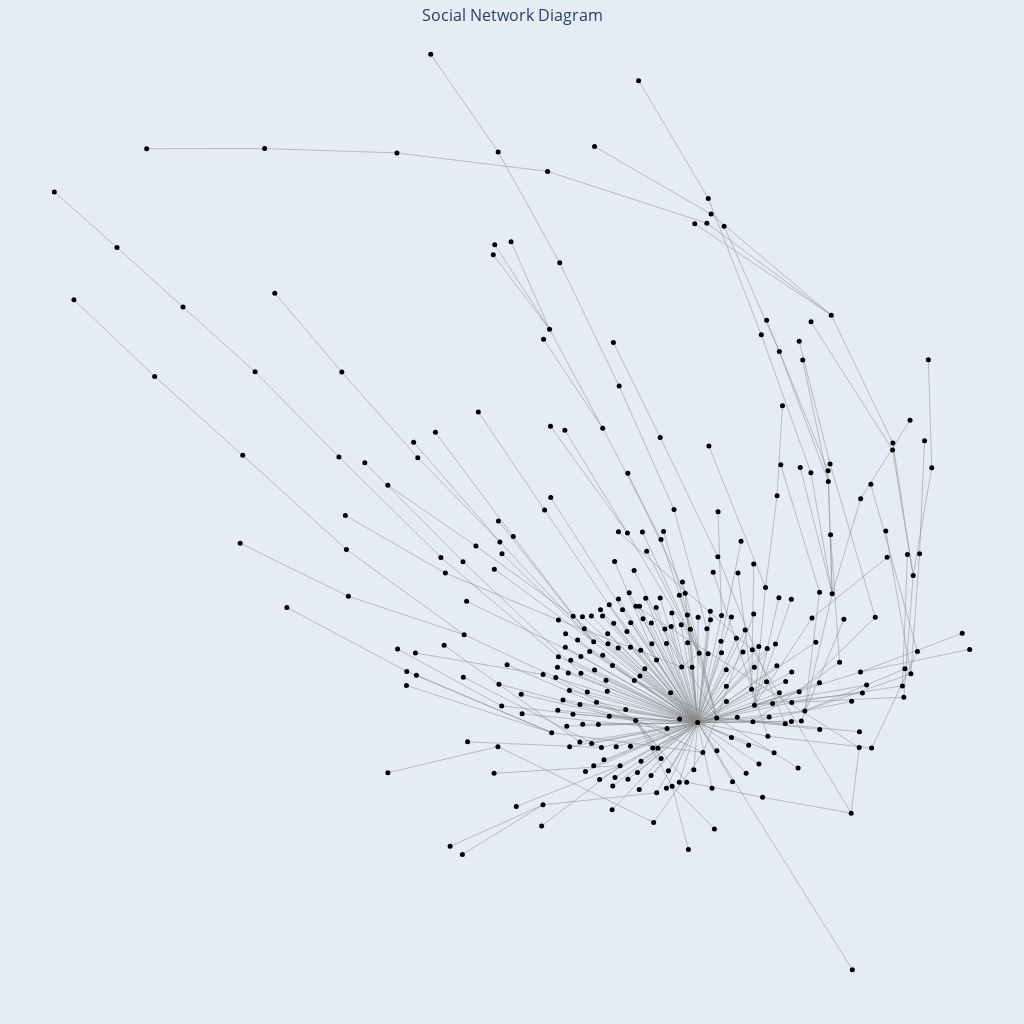

The notebook cell saved with this chart:
### Code cell
# Process the parent_id field to remove the prefix
df['parent_id'] = [re.sub(r'^.{2}_', '', str(label)) for label in df.parent_id]

# Create a directed graph
G = nx.DiGraph()

# Add nodes and edges
for index, row in df.iterrows():
    G.add_node(row['id'], label=row['author'])  # Assuming there's a username column
    G.add_edge(row['id'], row['parent_id'])

# Position the nodes using a layout algorithm
pos = nx.spring_layout(G, seed = 14)
# pos = nx.shell_layout(G)
# pos = nx.kamada_kawai_layout(G)

# Create an edge trace for the plot
edge_trace = go.Scatter(
    x=[],
    y=[],
    line=dict(width=0.5, color='#888'),
    hoverinfo='none',
    mode='lines'
)

for edge in G.edges():
    x0, y0 = pos[edge[0]]
    x1, y1 = pos[edge[1]]
    edge_trace['x'] += (x0, x1, None)
    edge_trace['y'] += (y0, y1, None)

# Create a node trace
node_trace = go.Scatter(
    x=[],
    y=[],
    text=[],
    mode='markers',
    hoverinfo='text',
    marker=dict(
        showscale = False,
        # colorscale='YlGnBu',
        color = 'black',
        size=5
    )
)

for node in G.nodes():
    x, y = pos[node]
    node_trace['x'] += (x,)
    node_trace['y'] += (y,)
    
    # Safely access the label attribute
    label = G.nodes[node].get('label', 'No Label')
    node_trace['text'] += (label,)

# Create the figure
fig = go.Figure(data=[edge_trace, node_trace],
                layout=go.Layout(
                    title='<br>Social Network Diagram',
                    title_x = 0.5,
                    titlefont_size=16,
                    showlegend=False,
                    hovermode='closest',
                    margin=dict(b=0, l=0, r=0, t=0),
                    xaxis=dict(showgrid=False, zeroline=False),
                    yaxis=dict(showgrid=False, zeroline=False))
                )

fig.update_layout(width = 640, height = 640, 
                  xaxis = dict(visible = False), 
                  yaxis = dict(visible = False),
                  showlegend = False)

fig.show()

### Figure 1 — Plotly figure (JSON) as saved in the notebook; plotly's stock layout.template omitted (floating-point values rounded to 4 significant figures; data arrays with more than 128 entries replaced by an {"elided": "..."} marker saying what was removed)
{"data": [{"hoverinfo": "none", "line": {"color": "#888", "width": 0.5}, "mode": "lines", "type": "scatter", "x": {"elided": "951 float values"}, "y": {"elided": "951 float values"}}, {"hoverinfo": "text", "marker": {"color": "black", "showscale": false, "size": 5}, "mode": "markers", "text": {"elided": "318 str values"}, "type": "scatter", "x": {"elided": "318 float values"}, "y": {"elided": "318 float values"}}], "layout": {"height": 1024, "hovermode": "closest", "margin": {"b": 0, "l": 0, "r": 0, "t": 0}, "showlegend": false, "title": {"font": {"size": 16}, "text": "<br>Social Network Diagram", "x": 0.5}, "width": 1024, "xaxis": {"showgrid": false, "visible": false, "zeroline": false}, "yaxis": {"showgrid": false, "visible": false, "zeroline": false}}}
